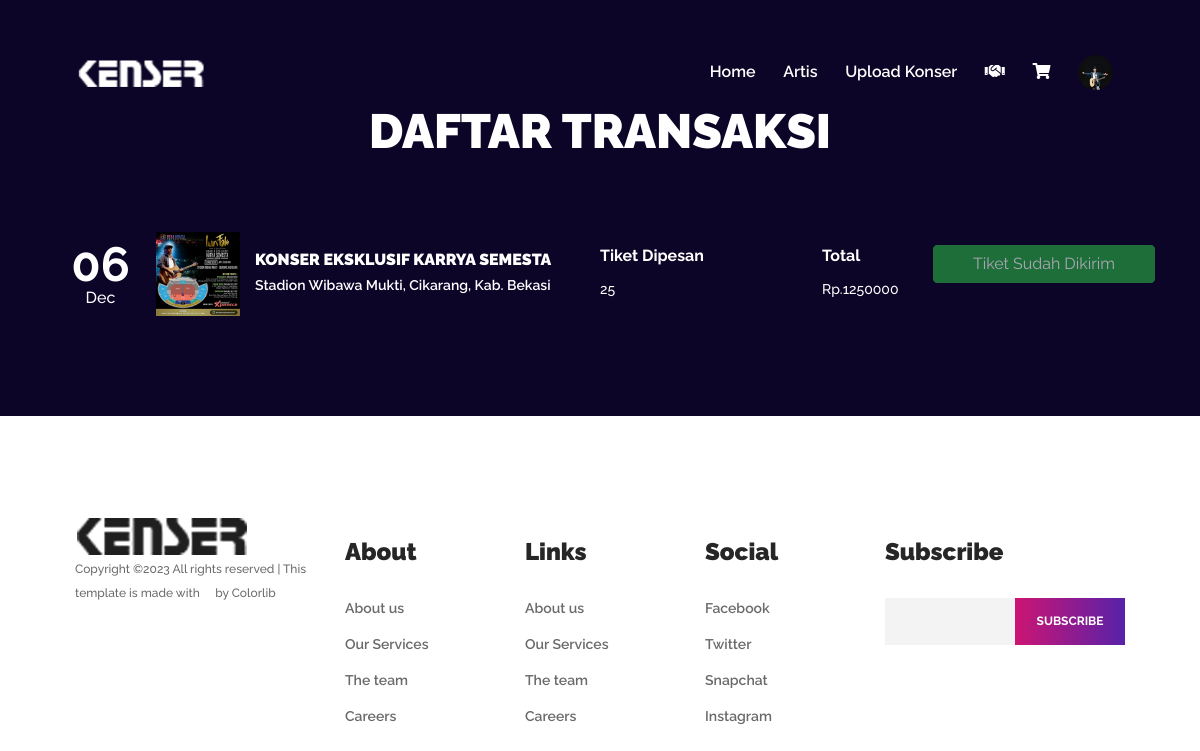
Screenshot of /musica/index_artis.php?page=transaksi (signed in) with the database file from the repository.
### tables this page shows
CREATE TABLE `user` (
  `id_user` int(11) NOT NULL,
  `username` varchar(225) NOT NULL,
  `password` varchar(225) NOT NULL,
  `Alamat` text NOT NULL,
  `Umur` int(11) NOT NULL,
  `Tempat_Lahir` varchar(225) NOT NULL,
  `Tanggal_lahir` date NOT NULL,
  `no_telp` varchar(225) NOT NULL,
  `foto` varchar(1000) NOT NULL,
  `level` int(11) NOT NULL,
  `active` varchar(225) NOT NULL
);

CREATE TABLE `pembelian` (
  `id_chart` int(11) NOT NULL,
  `id_tiket` int(11) NOT NULL,
  `id_user` int(11) NOT NULL,
  `kode_tiket` varchar(255) NOT NULL,
  `qty` int(11) NOT NULL,
  `proses` int(11) NOT NULL
);

CREATE TABLE `tiket` (
  `id_tiket` int(11) NOT NULL,
  `id_artis_artis` int(11) NOT NULL,
  `nama_tiket` varchar(225) NOT NULL,
  `harga_tiket` int(11) NOT NULL,
  `tanggal_tiket` date NOT NULL,
  `foto_tiket` varchar(225) NOT NULL,
  `deskripsi_tiket` varchar(225) NOT NULL,
  `nomor_telp` varchar(225) NOT NULL,
  `qty_tiket` int(11) NOT NULL,
  `lokasi` text NOT NULL,
  `jam` time NOT NULL
);

### musica/index_artis.php (the view, shortened to what this page needs)
<!DOCTYPE html>
<html lang="en">
    <head>
        <link rel="stylesheet" href="https://use.fontawesome.com/releases/v5.8.1/css/all.css">
        <link rel="stylesheet" href="style.css">
        <link rel="stylesheet" type="text/css" href="mystyle.css">
        <body>
            <?php
            include 'proses/koneksi.php';
            $id = $_SESSION['id_user'];
            $data = mysqli_query($koneksi, "SELECT * FROM user where id_user = '$id'");
            $d = mysqli_fetch_assoc($data);
            ?>
            <header class="header-area" >
                <div class="musica-main-menu" >
                    <div class="classy-nav-container breakpoint-off">
                        <div class="container-fluid">
                            <nav class="classy-navbar justify-content-between" id="musicaNav" >
                                <a href="index_artis.php?page=home" class="nav-brand"><img src="img/logo.png" alt=""></a>
                                <div class="classy-menu" style="overflow: hidden;">
                                    <div class="classynav">
                                        <ul>
                                            <li><a href="index_artis.php?page=home">Home</a></li>
                                            <li><a href="index_artis.php?page=artis&nama_artis=">Artis</a></li>
                                            <?php if ($d['level']==1) {?>
                                                 <li><a href="index_artis.php?page=upload">Upload Konser</a></li>
                                                 <li><a href="index_artis.php?page=transaksi"><i class="fas fa-handshake"></i></a></li>
                                            <?php } ?>
                                            <li><a href="index_artis.php?page=chart"><i class="fas fa-shopping-cart"></i></a></li>
                                            <li><a href="" data-toggle="modal" data-target="#myModal" ><img class="image-cropper profile-pic" src="proses/images/profile/<?php echo $d['foto'];?>"> </a></li>
                                        </ul>
                                    </div>
                                </div>
                            </nav>
                        </div>
                    </div>
                </div>
            </header>
            <?php
            if(isset($_GET['page'])){
            $page = $_GET['page'];
            switch ($page) {
                            case 'transaksi':
                                include 'transaksi.php';
                                break;
            }
            }else{
            include "home.php";
            }
            ?>
            <footer class="footer-area section-padding-100-0">
                <div class="container-fluid">
                    <div class="row">
                        <div class="col-12 col-md-6 col-xl-3">
                            <div class="footer-widget-area mb-100">
                                <a href="#"><img src="img/logo2.png" alt=""></a>
                                <p class="copywrite-text"><a href="#">
                                Copyright &copy;<script>document.write(new Date().getFullYear());</script> All rights reserved | This template is made with <i class="fa fa-heart-o" aria-hidden="true"></i> by <a href="https://colorlib.com" target="_blank">Colorlib</a>
                            </p>
                        </div>
                    </div>
                    <div class="col-12 col-sm-4 col-xl-2">
                        <div class="footer-widget-area mb-100">
                            <div class="widget-title">
                                <h4>About</h4>
                            </div>
                            <nav>
                                <ul class="footer-nav">
                                    <li><a href="#">About us</a></li>
                                    <li><a href="#">Our Services</a></li>
                                    <li><a href="#">The team</a></li>
                                    <li><a href="#">Careers</a></li>
                                </ul>
                            </nav>
                        </div>
                    </div>
                    <div class="col-12 col-sm-4 col-xl-2">
                        <div class="footer-widget-area mb-100">
                            <div class="widget-title">
                                <h4>Links</h4>
                            </div>
                            <nav>
                                <ul class="footer-nav">
                                    <li><a href="#">About us</a></li>
                                    <li><a href="#">Our Services</a></li>
                                    <li><a href="#">The team</a></li>
                                    <li><a href="#">Careers</a></li>
                                </ul>
                            </nav>
                        </div>
                    </div>
                    <div class="col-12 col-sm-4 col-xl-2">
                        <div class="footer-widget-area mb-100">
                            <div class="widget-title">
                                <h4>Social</h4>
                            </div>
                            <nav>
                                <ul class="footer-nav">
                                    <li><a href="#">Facebook</a></li>
                                    <li><a href="#">Twitter</a></li>
                                    <li><a href="#">Snapchat</a></li>
                                    <li><a href="#">Instagram</a></li>
                                </ul>
                            </nav>
                        </div>
                    </div>
                    <div class="col-12 col-md-6 col-xl-3">
                        <div class="footer-widget-area mb-100">
                            <div class="widget-title">
                                <h4>Subscribe</h4>
                            </div>
                            <form action="#" method="post" class="subscribe-form">
                                <input type="email" name="subscribe-email" id="subscribeemail">
                                <button type="submit">subscribe</button>
                            </form>
                        </div>
                    </div>
                </div>
            </div>
        </footer>
        <link rel="stylesheet" href="//code.jquery.com/ui/1.12.0/themes/smoothness/jquery-ui.css">
    </body>
</html>

### musica/transaksi.php
<?php
$data = mysqli_query($koneksi, "SELECT * FROM tiket WHERE id_artis_artis = '$id'");
?>
<div class="upcoming-shows-area section-padding-100">
    <div class="container">
        <div class="row">
            <div class="col-12">
                <div class="section-heading">
                    <h2>Daftar Transaksi</h2>
                </div>
            </div>
        </div>
        <div class="row">
            <div class="col-12">
                <div class="upcoming-shows-content">
                    <?php
                    while ($data_tiket = mysqli_fetch_assoc($data)) {
                        $id_tiket = $data_tiket['id_tiket'];
                        $data2 = mysqli_query($koneksi, "SELECT * FROM pembelian WHERE id_tiket = '$id_tiket'");
                        while ($data_pembelian = mysqli_fetch_assoc($data2)) {
                    ?>
                    <div class="single-upcoming-shows d-flex align-items-center flex-wrap">
                        <div class="shows-date">
                            <h2><?php
                            $hari =  $data_tiket['tanggal_tiket'];
                            echo date('d', strtotime($hari));
                            ?> <span><?php echo date('M', strtotime($hari)); ?></span></h2>
                        </div>
                        <div class="shows-desc d-flex align-items-center">
                            <div class="shows-img">
                                <img src="proses/images/banner/<?php echo $data_tiket['foto_tiket']; ?>" alt="">
                            </div>
                            <div class="shows-name">
                                <h6><?php echo $data_tiket['nama_tiket']; ?></h6>
                                <p><a href="https://www.google.com/maps/search/<?php echo $data_tiket_lengkap['lokasi']; ?>" target="_blank" style="color: white;"><?php echo $data_tiket['lokasi']; ?></a></p>
                            </div>
                        </div>
                        <div class="shows-location">
                            <h6 style="color: white;">Tiket Dipesan</h6>
                            <p><?php echo $data_pembelian['qty']; ?></p>
                        </div>
                        <div class="shows-time">
                            <h6 style="color: white;">Total</h6>
                            <p><?php echo "Rp.".$data_tiket['harga_tiket']*$data_pembelian['qty']; ?></p>
                        </div>
                        <div class="buy-tickets">
                            <?php if($data_pembelian['proses']==1){?>
                                <a href="proses/bayar_tiket.php?id=<?php echo $data_tiket_lengkap3['id_chart']; ?>" class="btn btn-success disabled">Bayar</a><br>
                            <?php }else if($data_pembelian['proses']==2){?>
                                <a href="index_artis.php?page=kirim_bukti&id=<?php echo $data_tiket_lengkap3['id_chart']; ?>" class="btn btn-success disabled">Mengirim Bukti</a><br>
                            <?php }else if($data_pembelian['proses']==3) {?>
                                <a href="" class="btn btn-success disabled" >Konfirmasi Admin</a><br>
                            <?php }else if($data_pembelian['proses']==4){?>
                                <a href="proses/kirim_tiket.php?id=<?php echo $data_pembelian['id_chart']; ?>" class="btn btn-success">Kirim Tiket</a>
                            <?php }else{ ?>
                                <a href="" class="btn btn-success disabled" >Tiket Sudah Dikirim</a><br>
                            <?php } ?>
                        </div>
                    </div>
                    <?php }
                    }
                    ?>
                </div>
            </div>
        </div>
    </div>
</div>

### musica/css/classy-nav.css (style rules this page uses)
* { margin: 0; padding: 0; }
body { font-family: "Roboto", sans-serif; }
ul, ol { margin: 0; }
ul li, ol li { list-style: none; }
img { height: auto; max-width: 100%; }
.classy-nav-container { position: relative; z-index: 100; background-color: #ffffff; }
.classy-nav-container * { box-sizing: border-box; }
.classy-nav-container a { -webkit-transition-duration: 500ms; transition-duration: 500ms; text-decoration: none; outline: none; font-size: 14px; font-weight: 400; color: #232323; display: inline-block; }
.justify-content-between { -webkit-box-pack: justify; -ms-flex-pack: justify; justify-content: space-between; }
.classy-navbar { width: 100%; height: 70px; padding: 0.5em 2em; display: -webkit-box; display: -ms-flexbox; display: flex; -webkit-box-align: center; -ms-flex-align: center; -ms-grid-row-align: center; align-items: center; }
.classy-navbar .nav-brand { font-size: 26px; font-weight: 500; color: #565656; display: inline-block; margin-right: 30px; }
.classynav ul li { display: inline-block; clear: both; position: inherit; z-index: 10; }
.classynav ul li a { padding: 0 12px; display: block; height: 35px; font-size: 14px; line-height: 34px; }
.breakpoint-off .classynav { display: -webkit-box; display: -ms-flexbox; display: flex; -webkit-box-align: center; -ms-flex-align: center; -ms-grid-row-align: center; align-items: center; }

### musica/index_artis.php (style rules this page uses)
.image-cropper { width: 250px; height: 100px; position: relative; overflow: hidden; border-radius: 50%; }
.profile-pic { display: inline; margin: 0 auto; height: 35px; width: 35px; }

### rows the page displays
user: foto (picture)
pembelian: id_tiket.tanggal_tiket "06", id_tiket.tanggal_tiket "Dec", id_tiket.foto_tiket (picture), id_tiket.nama_tiket "KONSER EKSKLUSIF KARRYA SEMESTA", id_tiket.lokasi "Stadion Wibawa Mukti, Cikarang, Kab. Bekasi", qty "25", $data_tiket['harga_tiket']*$data_pembelian['qty'] "1250000", proses "Tiket Sudah Dikirim"
